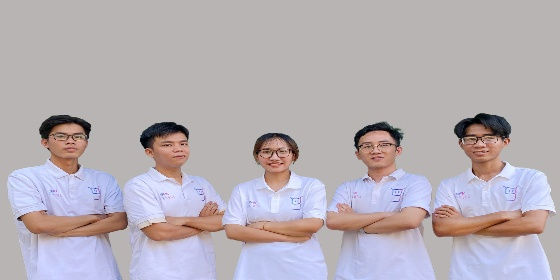
#> input picture image/foreground.jpg, 560 x 280 px, found by its file name
$ python Background_subtraction.py
#> lines starting #> are read from the running program, lines starting #| are printed output that depends on the picture; after the words box and inside, x2 and y2 are one past the last pixel; in counts of white or black regions, pixels touching at a corner belong together
#> in main, fg_img is the input picture: shape (280, 560, 3); mean B, G, R 181.4, 175.3, 182.5
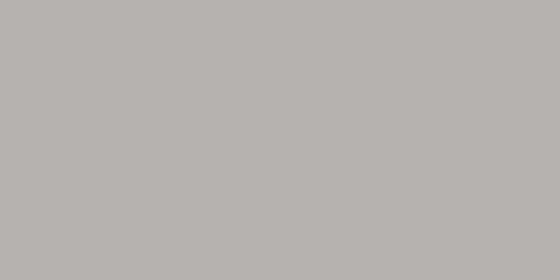
#> input picture image/background.jpg, 560 x 280 px, found by its file name
#> in main, bg_img is the input picture: shape (280, 560, 3); mean B, G, R 177, 178, 182
import cv2
import numpy as np
FOREGROUND_IMG = 'image/foreground.jpg'
BACKGROUND_IMG = 'image/background.jpg'

def blur_color_img(img, kernel_width=5, kernel_height=5, sigma_x=2, sigma_y=2):
#> called with kernel_width = 7, kernel_height = 7, sigma_x = 4, sigma_y = 4
    img = np.copy(img) # we don't modify the original image
    img[:,:,0] = cv2.GaussianBlur(img[:,:,0], ksize=(kernel_width, kernel_height), sigmaX=sigma_x, sigmaY=sigma_y)
    img[:,:,1] = cv2.GaussianBlur(img[:,:,1], ksize=(kernel_width, kernel_height), sigmaX=sigma_x, sigmaY=sigma_y)
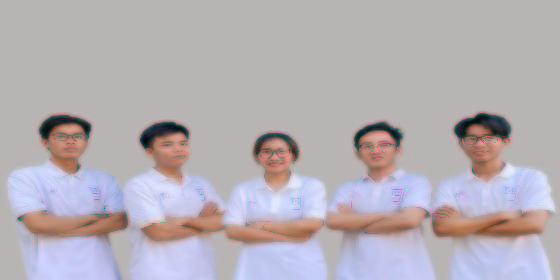
#> img: shape (280, 560, 3); mean B, G, R 181.4, 175.3, 182.5
    img[:,:,2] = cv2.GaussianBlur(img[:,:,2], ksize=(kernel_width, kernel_height), sigmaX=sigma_x, sigmaY=sigma_y)
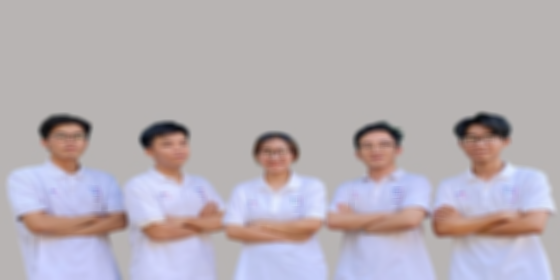
#> img: shape (280, 560, 3); mean B, G, R 181.4, 175.3, 182.5
    return img

def background_subtraction(fg_img, bg_img, diff_threshold=10):
    fg_img = blur_color_img(fg_img, 7, 7, 4, 4)
    bg_img = blur_color_img(bg_img, 7, 7, 4, 4)
    mask = fg_img - bg_img
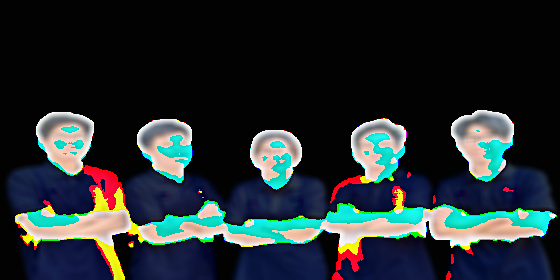
#> mask: shape (280, 560, 3); mean B, G, R 47.1, 44.3, 36
    #co the sua
    mask = np.abs(mask)
    mask = np.mean(mask, axis=2, keepdims=False)
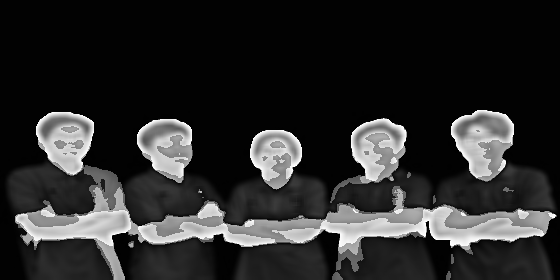
#> mask: shape (280, 560) float64; min 0, max 255, mean 42.5
    mask[mask<diff_threshold] = 0
    mask[mask>=diff_threshold] = 255
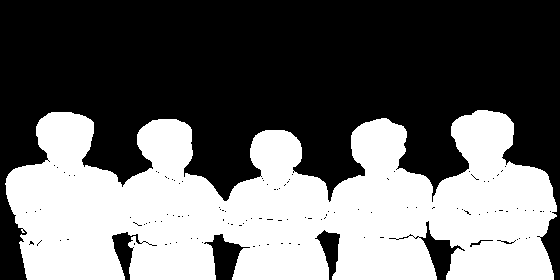
#> mask: shape (280, 560) float64; 41.8% white; 1 white region, box (x1, y1, x2, y2) and area: (5, 110, 557, 280) 65571
    mask = mask.astype(np.uint8)
    mask = cv2.medianBlur(mask, 7)
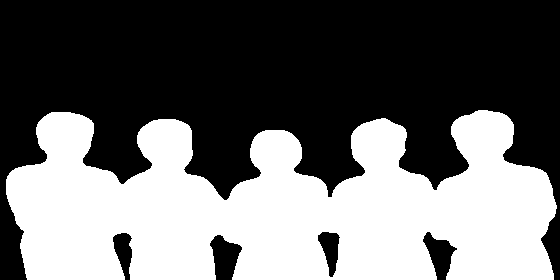
#> mask: shape (280, 560); 42.1% white; 1 white region, box (x1, y1, x2, y2) and area: (6, 110, 557, 280) 66057
    return mask

def main(foreground_img, background_img):
    fg_img = cv2.imread(foreground_img) # [h, w, 3]
    bg_img = cv2.imread(background_img) # [h, w, 3]
    mask = background_subtraction(fg_img, bg_img)
    new_fg = np.zeros([fg_img.shape[0], fg_img.shape[1], 4]) # png image --> has 4-dims instead of 3-dims like color image
    new_fg[:,:,:3] = fg_img
    new_fg[:,:,3] = mask
    cv2.imwrite('mask.jpg', mask)
    cv2.imwrite('result.png', new_fg)

if __name__ == "__main__":
    main(foreground_img=FOREGROUND_IMG, background_img=BACKGROUND_IMG)
